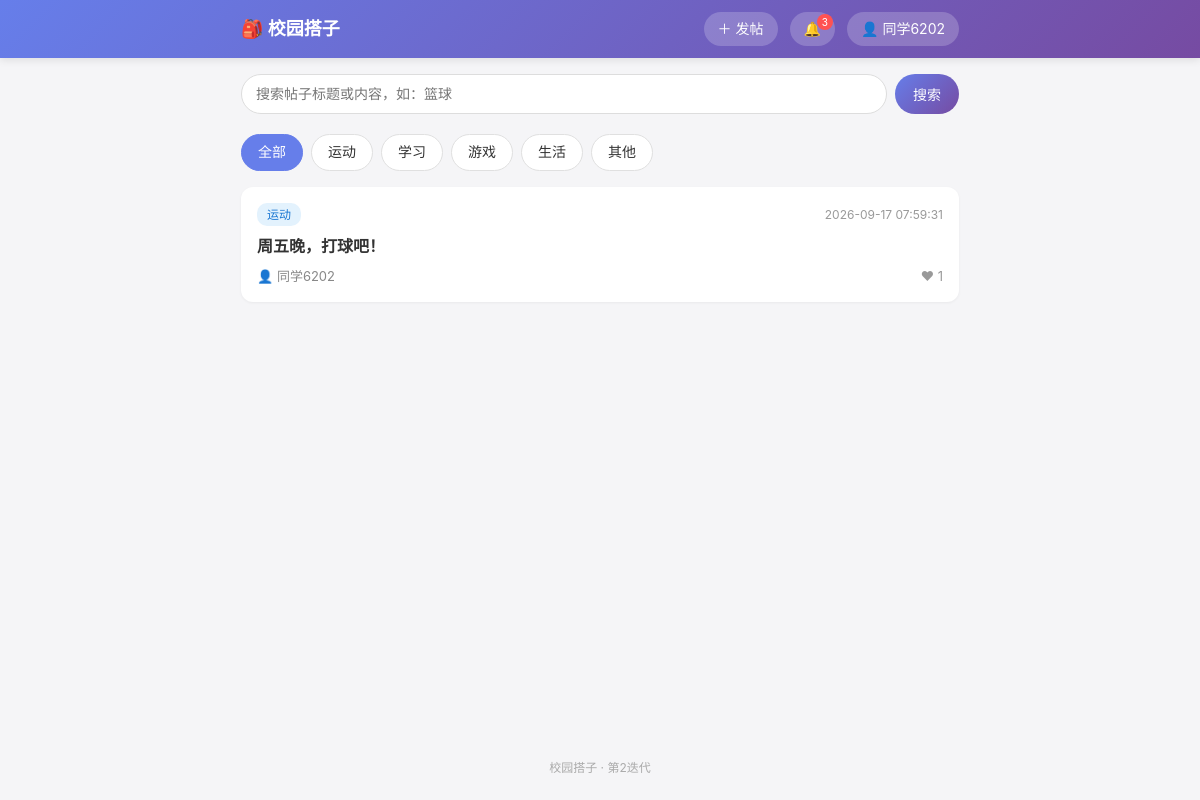
The page / (signed in) on the database its author committed.
### tables this page shows
CREATE TABLE users (
            id INTEGER PRIMARY KEY AUTOINCREMENT,
            phone TEXT UNIQUE NOT NULL,
            password_hash TEXT NOT NULL,
            nickname TEXT,
            create_time DATETIME DEFAULT CURRENT_TIMESTAMP
        , credit INTEGER DEFAULT 100, age INTEGER, gender TEXT, interests TEXT, bio TEXT, avatar TEXT, contact_public INTEGER DEFAULT 1);

CREATE TABLE posts (
            id INTEGER PRIMARY KEY AUTOINCREMENT,
            user_id INTEGER NOT NULL,
            title TEXT NOT NULL,
            category TEXT NOT NULL,
            content TEXT NOT NULL,
            contact TEXT NOT NULL,
            create_time DATETIME DEFAULT CURRENT_TIMESTAMP,
            status TINYINT DEFAULT 1,
            FOREIGN KEY (user_id) REFERENCES users(id)
        );

### app.py (the view)
@app.route('/')
def index():
    category = request.args.get('category', '')
    q = request.args.get('q', '').strip()
    conn = get_conn()
    c = conn.cursor()
    sql = '''
        SELECT p.id, p.title, p.category, p.create_time,
               u.nickname, u.age, u.credit, u.avatar,
               (SELECT COUNT(*) FROM likes l WHERE l.post_id = p.id) AS like_count
        FROM posts p JOIN users u ON p.user_id = u.id
        WHERE p.status = 1
    '''
    params = []
    if category and category != '全部':
        sql += ' AND p.category = ?'
        params.append(category)
    if q:
        sql += ' AND (p.title LIKE ? OR p.content LIKE ? OR p.category LIKE ?)'
        params += ['%' + q + '%', '%' + q + '%', '%' + q + '%']
    if 'user_id' in session:
        blocked = [r['blocked_id'] for r in c.execute(
            'SELECT blocked_id FROM blacklist WHERE user_id = ?', (session['user_id'],))]
        if blocked:
            sql += ' AND p.user_id NOT IN (%s)' % ','.join('?' * len(blocked))
            params += blocked
    sql += ' ORDER BY p.create_time DESC'
    posts = c.execute(sql, params).fetchall()
    conn.close()
    return render_template('index.html', posts=posts,
                           categories=['全部'] + CATEGORIES,
                           current_cat=category or '全部', q=q)

### app.py (called while the page is built)
def get_conn():
    conn = sqlite3.connect(DB_PATH)
    conn.row_factory = sqlite3.Row
    return conn

@app.context_processor
def inject_global_vars():
    return {
        'logged_in': 'user_id' in session,
        'nickname': session.get('nickname', ''),
        'avatar': session.get('avatar', ''),
    }

### templates/index.html (shortened to what this page needs)
{% extends "base.html" %}
{% block content %}
<form class="search-bar" method="GET" action="/">
    <input type="text" name="q" value="{{ q }}" placeholder="搜索帖子标题或内容，如：篮球">
    <button type="submit" class="search-btn">搜索</button>
</form>
<div class="category-bar">
    {% for cat in categories %}
    <a href="/?category={{ cat }}{% if q %}&q={{ q }}{% endif %}"
       class="category-tag {{ 'active' if current_cat == cat else '' }}">
        {{ cat }}
    </a>
    {% endfor %}
</div>
<div class="post-list">
    {% if posts %}
        {% for post in posts %}
        <a href="/post/{{ post.id }}" class="post-card">
            <div class="post-header">
                <span class="post-category cat-{{ post.category }}">{{ post.category }}</span>
                <span class="post-time">{{ post.create_time }}</span>
            </div>
            <h3 class="post-title">{{ post.title }}</h3>
            <div class="post-author">
                {% if post.avatar %}<img src="{{ post.avatar }}" class="mini-avatar" alt="头像">{% else %}👤{% endif %}
                {{ post.nickname }}
                <span class="post-like">❤ {{ post.like_count }}</span>
            </div>
        </a>
        {% endfor %}
    {% else %}
        <div class="empty-state">
            <div class="empty-icon">📭</div>
            {% if q %}<p>没有找到和"{{ q }}"相关的帖子</p>{% else %}<p>暂无帖子，快来发布第一条吧！</p>{% endif %}
            <a href="/publish" class="btn-secondary">去发帖</a>
        </div>
    {% endif %}
</div>
{% endblock %}

### templates/base.html (shortened to what this page needs)
<!DOCTYPE html>
<html lang="zh-CN">
<head>
    <link rel="stylesheet" href="/static/css/style.css">
</head>
<body>
    <nav class="navbar">
        <div class="nav-container">
            <a href="/" class="nav-logo">🎒 校园搭子</a>
            <div class="nav-links">
                {% if logged_in %}
                    <a href="/publish" class="nav-btn">＋ 发帖</a>
                    <a href="/notifications" class="nav-btn nav-bell">🔔
                        <span class="badge" id="unread-badge" style="display:none;">0</span>
                    </a>
                    <a href="/profile" class="nav-btn">
                        {% if avatar %}<img src="{{ avatar }}" class="nav-avatar" alt="头像">{% else %}👤{% endif %}
                        {{ nickname }}
                    </a>
                {% else %}
                    <a href="/login" class="nav-btn">登录 / 注册</a>
                {% endif %}
            </div>
        </div>
    </nav>
    <main class="main-content">
        {% block content %}{% endblock %}
    </main>
    <footer class="footer">
        <p>校园搭子 · 第2迭代</p>
    </footer>
</body>
</html>

### static/css/style.css (style rules this page uses)
* { margin: 0; padding: 0; box-sizing: border-box; }
body { font-family: -apple-system, BlinkMacSystemFont, "Segoe UI", "PingFang SC", "Hiragino Sans GB", "Microsoft YaHei", sans-serif; background-color: #f5f5f7; color: #333; line-height: 1.6; }
a { text-decoration: none; color: inherit; }
.navbar { background: linear-gradient(135deg, #667eea 0%, #764ba2 100%); color: white; position: sticky; top: 0; z-index: 100; box-shadow: 0 2px 8px rgba(0,0,0,0.1); }
.nav-container { max-width: 750px; margin: 0 auto; padding: 12px 16px; display: flex; justify-content: space-between; align-items: center; }
.nav-logo { font-size: 18px; font-weight: bold; color: white; }
.nav-links { display: flex; gap: 12px; }
.nav-btn { color: white; padding: 6px 14px; border-radius: 20px; font-size: 14px; background: rgba(255,255,255,0.2); transition: background 0.2s; }
.main-content { max-width: 750px; margin: 0 auto; padding: 16px; min-height: calc(100vh - 120px); }
.category-bar { display: flex; gap: 8px; overflow-x: auto; padding: 8px 0 16px; -webkit-overflow-scrolling: touch; }
.category-tag { padding: 6px 16px; border-radius: 20px; background: white; font-size: 14px; white-space: nowrap; border: 1px solid #e0e0e0; transition: all 0.2s; }
.category-tag.active { background: #667eea; color: white; border-color: #667eea; }
.post-list { display: flex; flex-direction: column; gap: 12px; }
.post-card { background: white; border-radius: 12px; padding: 16px; box-shadow: 0 1px 3px rgba(0,0,0,0.05); transition: transform 0.15s; }
.post-header { display: flex; justify-content: space-between; align-items: center; margin-bottom: 8px; }
.post-category { font-size: 12px; padding: 2px 10px; border-radius: 10px; font-weight: 500; }
.cat-运动 { background: #e3f2fd; color: #1976d2; }
.post-time { font-size: 12px; color: #999; }
.post-title { font-size: 16px; font-weight: 600; margin-bottom: 6px; color: #333; }
.post-author { font-size: 13px; color: #888; }
.footer { text-align: center; padding: 20px; color: #aaa; font-size: 12px; }
.search-bar { display: flex; gap: 8px; margin-bottom: 12px; }
.search-bar input { flex: 1; padding: 10px 14px; border: 1px solid #ddd; border-radius: 20px; font-size: 14px; outline: none; background: white; }
.search-btn { padding: 10px 18px; border: none; border-radius: 20px; background: linear-gradient(135deg, #667eea 0%, #764ba2 100%); color: white; font-size: 14px; cursor: pointer; }
.post-like { float: right; color: #999; font-size: 13px; }
.nav-bell { position: relative; }
.badge { position: absolute; top: 2px; right: 2px; background: #ff5252; color: white; font-size: 10px; border-radius: 10px; padding: 0 5px; line-height: 16px; min-width: 16px; text-align: center; }

### rows shown on the page
users: nickname "同学6202"
posts: category "运动", create_time "2026-09-17 07:59:31", title "周五晚，打球吧！", nickname "同学6202", like_count "1"

### other values the page prints
{{ cat }} "全部" "运动" "学习" "游戏" "生活" "其他"
